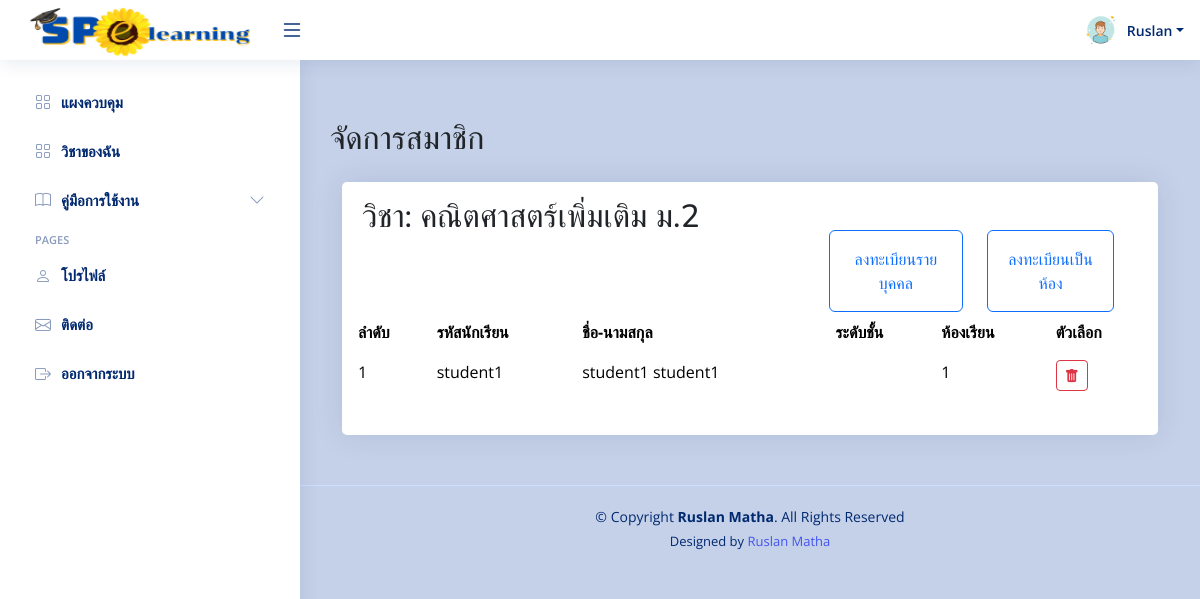
The app's page /teacher/manage_members.php?course_id=5 (signed in), older data.
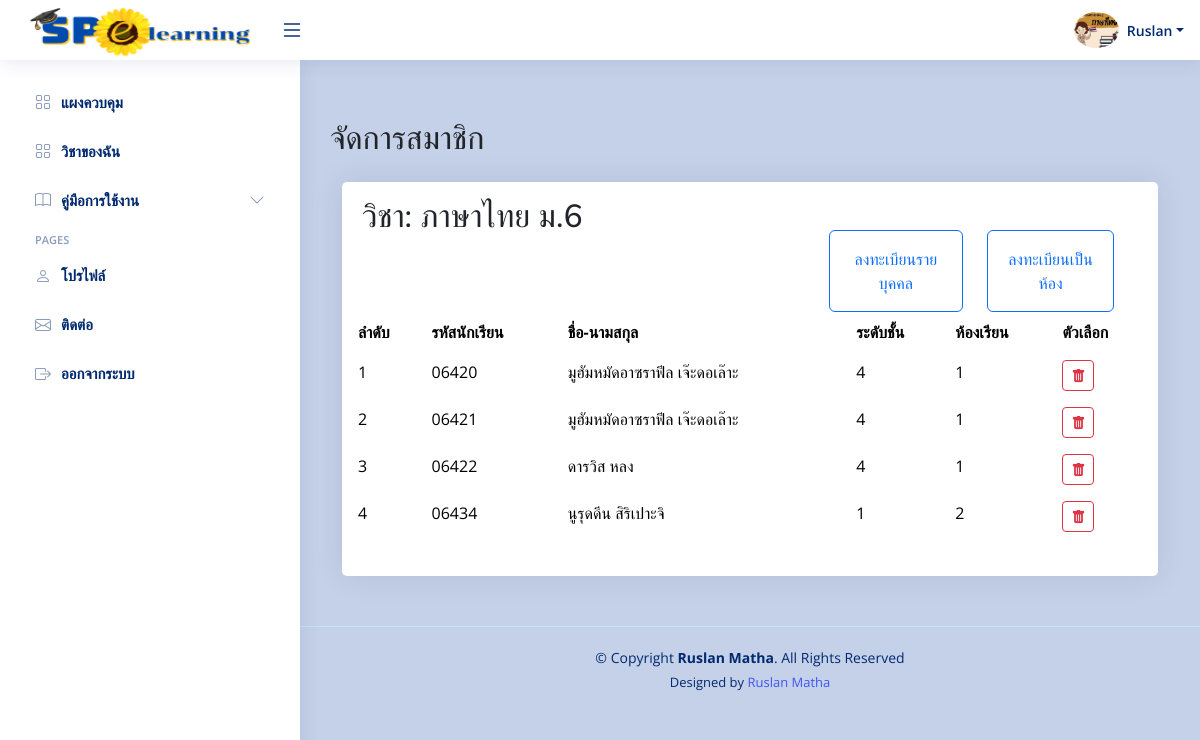
The same page, newer data.
### tables this page shows
CREATE TABLE `courses` (
  `c_id` int(11) NOT NULL,
  `course_name` varchar(255) NOT NULL,
  `description` text NOT NULL,
  `teacher_id` int(11) NOT NULL DEFAULT 1,
  `created_at` datetime NOT NULL,
  `updated_at` datetime NOT NULL,
  `c_img` varchar(255) NOT NULL,
  `course_code` varchar(255) NOT NULL,
  `group_id` int(11) DEFAULT NULL,
  `is_open` tinyint(1) DEFAULT 0,
  `access_code` varchar(255) DEFAULT NULL,
  `class_id` int(11) DEFAULT NULL
);

CREATE TABLE `student_course_registration` (
  `registration_id` int(11) NOT NULL,
  `student_id` int(11) NOT NULL,
  `course_id` int(11) NOT NULL,
  `registration_date` timestamp NOT NULL DEFAULT current_timestamp(),
  `classroom` varchar(255) DEFAULT NULL,
  `classes` varchar(50) NOT NULL
);

CREATE TABLE `students` (
  `s_id` int(11) NOT NULL,
  `username` varchar(255) NOT NULL,
  `password` varchar(255) NOT NULL,
  `first_name` varchar(255) NOT NULL,
  `last_name` varchar(255) NOT NULL,
  `classes` varchar(50) NOT NULL,
  `classroom` varchar(50) NOT NULL,
  `year` varchar(50) DEFAULT NULL,
  `image` varchar(255) DEFAULT NULL
);

CREATE TABLE `teachers` (
  `t_id` int(11) NOT NULL,
  `username` varchar(255) NOT NULL,
  `password` varchar(255) NOT NULL,
  `first_name` varchar(255) NOT NULL,
  `last_name` varchar(255) NOT NULL,
  `email` varchar(255) NOT NULL,
  `group_id` int(11) DEFAULT NULL,
  `image` text DEFAULT NULL
);

### teacher/manage_members.php (the view, shortened to what this page needs)
<?php
include('../connections/connection.php');
try {
    $user_id = $_SESSION['user_id'];
    $stmt = $db->prepare("SELECT * FROM teachers WHERE t_id = :user_id");
    $stmt->bindParam(':user_id', $user_id);
    $stmt->execute();
    $teacher = $stmt->fetch(PDO::FETCH_ASSOC);
} catch (PDOException $e) {
    echo "เกิดข้อผิดพลาด: " . $e->getMessage();
}
$counter = 1;
$course_id = $_GET['course_id'];
$stmt = $db->prepare("SELECT * FROM courses WHERE c_id = ?");
$stmt->execute([$course_id]);
$course = $stmt->fetch();
$stmt = $db->prepare("SELECT scr.student_id, s.username, s.classroom, s.classes, s.first_name, s.last_name
                      FROM student_course_registration scr
                      INNER JOIN students s ON scr.student_id = s.s_id
                      WHERE scr.course_id = ?");
$stmt->execute([$course_id]);
$members = $stmt->fetchAll();
?>
<?php
     include('head.php');
?>
<body>
<?php
     include('header.php');
     include('sidebar.php');
?>
  <main id="main" class="main">
  <h2 class="py-3">จัดการสมาชิก</h2>
<div class="container">
    <div class="card overflow-auto">
       <div class="card-body">
            <div class="row" >
                <div class="col-sm-7">
                    <h2 class="py-3">วิชา:  <?= $course['course_name']; ?></h2>
                </div>
                    <div class="col-sm-5 d-flex " >
                  <button type="button" class="btn btn-outline-primary mt-5 py-3 open-addstudent-modal" >
                  ลงทะเบียนรายบุคคล
                    </button>
                    <a href="add_student_to_course.php?course_id=<?= $course['c_id']; ?>" type="button" class="btn btn-outline-primary mt-5 mx-4 py-3" >
                    ลงทะเบียนเป็นห้อง
                    </a>
                    </div>
        <table class="table table-borderless datatable table-format">
            <thead>
                <tr>
                    <th>ลำดับ</th>
                    <th>รหัสนักเรียน</th>
                    <th>ชื่อ-นามสกุล</th>
                    <th>ระดับชั้น</th>
                    <th>ห้องเรียน</th>
                    <th>ตัวเลือก</th>
                </tr>
            </thead>
            <tbody>
                <?php foreach ($members as $member): ?>
                    <tr>
                        <td scope="row"><?= $counter++; ?></td>
                        <td><?= $member['username']; ?></td>
                        <td><?= $member['first_name']; ?>  <?= $member['last_name']; ?></td>
                        <td><?= $member['classes']; ?></td>
                        <td><?= $member['classroom']; ?></td>
                        <td>
                            <a href="delete_student.php?course_id=<?= $course_id; ?>&student_id=<?= $member['student_id']; ?>" class="btn btn-outline-danger btn-sm" onclick="return confirm('คุณแน่ใจหรือไม่ว่าต้องการลบสมาชิกรายนี้ ?')"><i class="bi bi-trash-fill"></i></a>
                        </td>
                    </tr>
                <?php endforeach; ?>
            </tbody>
        </table>
        </div>
    </div>
</div>
  </main>
<?php include('footer.php');?>
</body>
</html>

### teacher/header.php (shortened to what this page needs)
<header id="header" class="header fixed-top d-flex align-items-center">
<div class="d-flex align-items-center justify-content-between">
  <a href="index.php" >
    <img src="../uploads/img/logo.png" alt="" style="width: 250px; height: 60px;">
  </a>
  <i class="bi bi-list toggle-sidebar-btn" style="font-size: 24px;"></i>
</div>
<nav class="header-nav ms-auto">
  <ul class="d-flex align-items-center">
    <li class="nav-item dropdown pe-3">
      <a class="nav-link nav-profile d-flex align-items-center pe-0" href="#" data-bs-toggle="dropdown">
         <?php if (!empty($teacher['image'])): ?>
    <?php
    $imagePath = '../admin/teacher_process/img/' . $teacher['image'];
    ?>
    <img src="<?php echo $imagePath; ?>" alt="Profile" class="rounded-circle">
<?php else: ?>
    <img src="../admin/teacher_process/img/Default.png" alt="Default Profile" class="rounded-circle">
<?php endif; ?>
        <span class="d-none d-md-block dropdown-toggle ps-2"><?php echo $teacher['first_name'];?></span>
      </a>
    </li>
  </ul>
</nav>
</header>

Row changes from the older to the newer data that the page shows:
removed student_course_registration: student.username "student1", student.first_name "student1", student.last_name "student1", student.classroom "1"
changed teachers "Ruslan": image: picture added
changed courses: course_name "คณิตศาสตร์เพิ่มเติม ม.2" → "ภาษาไทย ม.6"
added student_course_registration: student.username "06420", student.first_name "มูฮัมหมัดอาซราฟีล", student.last_name "เจ๊ะดอเล๊าะ", student.classes "4", student.classroom "1"
added student_course_registration: student.username "06421", student.first_name "มูฮัมหมัดอาซราฟีล", student.last_name "เจ๊ะดอเล๊าะ", student.classes "4", student.classroom "1"
added student_course_registration: student.username "06422", student.first_name "ดารวิส", student.last_name "หลง", student.classes "4", student.classroom "1"
added student_course_registration: student.username "06434", student.first_name "นูรุดดีน", student.last_name "สิริเปาะจิ", student.classes "1", student.classroom "2"
